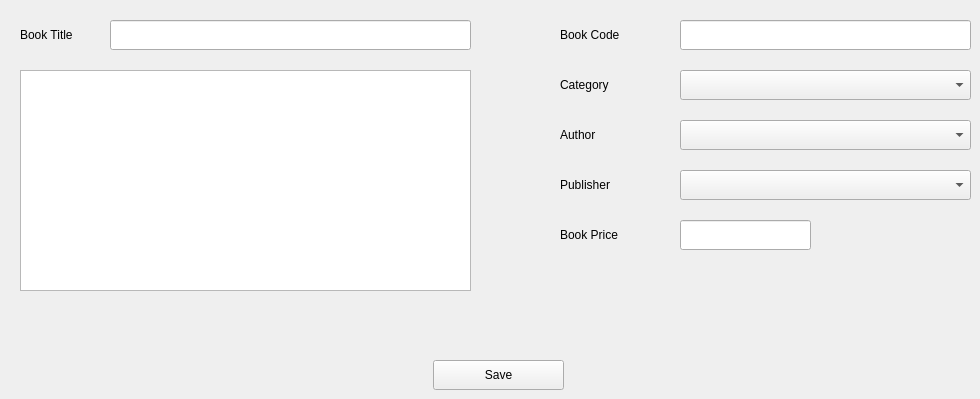
      <widget class="QWidget" name="Books_Add_tab">
       <attribute name="title">
        <string>Add</string>
       </attribute>
       <widget class="QLineEdit" name="Books_Add_Code_input">
        <property name="geometry">
         <rect>
          <x>680</x>
          <y>20</y>
          <width>291</width>
          <height>30</height>
         </rect>
        </property>
       </widget>
       <widget class="QPlainTextEdit" name="Books_Add_Description_input">
        <property name="geometry">
         <rect>
          <x>20</x>
          <y>70</y>
          <width>451</width>
          <height>221</height>
         </rect>
        </property>
       </widget>
       <widget class="QLineEdit" name="Books_Add_Title_input">
        <property name="geometry">
         <rect>
          <x>110</x>
          <y>20</y>
          <width>361</width>
          <height>30</height>
         </rect>
        </property>
       </widget>
       <widget class="QComboBox" name="Books_Add_Category_select">
        <property name="geometry">
         <rect>
          <x>680</x>
          <y>70</y>
          <width>291</width>
          <height>30</height>
         </rect>
        </property>
       </widget>
       <widget class="QComboBox" name="Books_Add_Author_select">
        <property name="geometry">
         <rect>
          <x>680</x>
          <y>120</y>
          <width>291</width>
          <height>30</height>
         </rect>
        </property>
       </widget>
       <widget class="QComboBox" name="Books_Add_Publisher_select">
        <property name="geometry">
         <rect>
          <x>680</x>
          <y>170</y>
          <width>291</width>
          <height>30</height>
         </rect>
        </property>
       </widget>
       <widget class="QLineEdit" name="Books_Add_Price_input">
        <property name="geometry">
         <rect>
          <x>680</x>
          <y>220</y>
          <width>131</width>
          <height>30</height>
         </rect>
        </property>
       </widget>
       <widget class="QPushButton" name="Books_Add_Save_btn">
        <property name="geometry">
         <rect>
          <x>433</x>
          <y>360</y>
          <width>131</width>
          <height>30</height>
         </rect>
        </property>
        <property name="text">
         <string>Save</string>
        </property>
       </widget>
       <widget class="QLabel" name="Books_Add_Title_label">
        <property name="geometry">
         <rect>
          <x>20</x>
          <y>20</y>
          <width>91</width>
          <height>30</height>
         </rect>
        </property>
        <property name="text">
         <string>Book Title</string>
        </property>
       </widget>
       <widget class="QLabel" name="Books_Add_Code_label">
        <property name="geometry">
         <rect>
          <x>560</x>
          <y>20</y>
          <width>121</width>
          <height>30</height>
         </rect>
        </property>
        <property name="text">
         <string>Book Code</string>
        </property>
       </widget>
       <widget class="QLabel" name="Books_Add_Price_label">
        <property name="geometry">
         <rect>
          <x>560</x>
          <y>220</y>
          <width>121</width>
          <height>30</height>
         </rect>
        </property>
        <property name="text">
         <string>Book Price</string>
        </property>
       </widget>
       <widget class="QLabel" name="Books_Add_Category_label">
        <property name="geometry">
         <rect>
          <x>560</x>
          <y>70</y>
          <width>121</width>
          <height>30</height>
         </rect>
        </property>
        <property name="text">
         <string>Category</string>
        </property>
       </widget>
       <widget class="QLabel" name="Books_Add_Author_label">
        <property name="geometry">
         <rect>
          <x>560</x>
          <y>120</y>
          <width>121</width>
          <height>30</height>
         </rect>
        </property>
        <property name="text">
         <string>Author</string>
        </property>
       </widget>
       <widget class="QLabel" name="Books_Add_Publisher_label">
        <property name="geometry">
         <rect>
          <x>560</x>
          <y>170</y>
          <width>121</width>
          <height>30</height>
         </rect>
        </property>
        <property name="text">
         <string>Publisher</string>
        </property>
       </widget>
      </widget>
